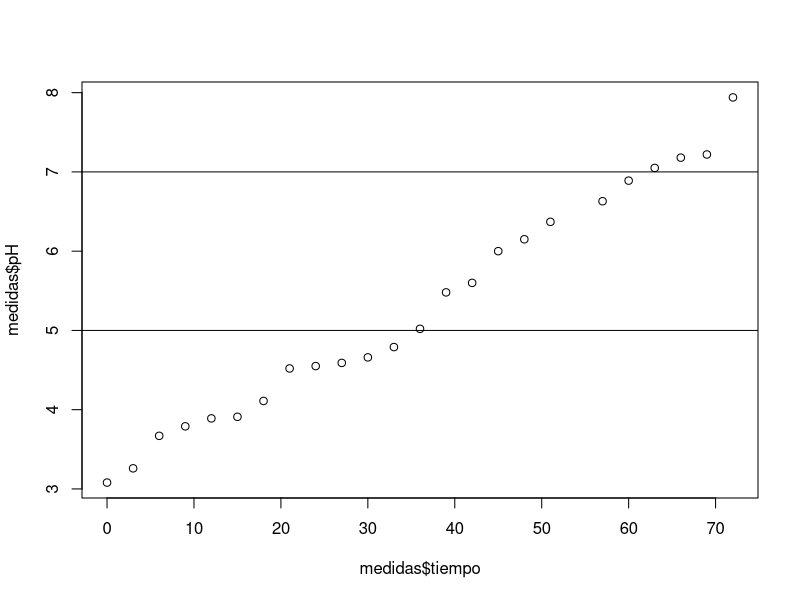

Reproduce this figure in R.
#Ejercicio 1

X1 <- c(rep(3,40), rep(6,35), rep(18,45))
X1

sum1 <- sum(X1)
sum1

X2 <- X1[-c(13, 101, 35, 48, 87, 113, 72, 96)] 
X2

sum2 <- sum(X2)
sum2

X3 <- X2[1:50] 
X3

sum(X3==6)

V.rms <- sqrt(sum(X3^2)/(length(X3))) 
V.rms

#Ejercicio 2

X <- seq(0,pi,by=pi/16) 
X

length(X)

sum.X <- sum(X) 
sum.X

sin.X <- sin(X) 
sin.X

max.sin.X <- max(sin.X) 
max.sin.X

which(sin.X==max.sin.X)


Y <- X[-c(4,9,14)] 
Y

Z <- sum(sin(X))-sum(cos(Y))
Z

# Ejercicio 3

mes <- c("Enero","Febrero","Marzo","Abril","Mayo","Junio","Julio","Agosto","Septiembre","Octubre","Noviembre","Diciembre"); mes

valor <- c(23, 33, 25, 45, 10, 28, 39, 27, 15, 38, 34, 29); valor
facturas <- data.frame (mes,valor)

sum(facturas$valor)

val.min <- min(facturas$valor)

val.min

facturas$mes[facturas$valor==val.min]

val.max <- max(facturas$valor)
val.max

facturas$mes[facturas$valor==val.max]

val.prom <- mean(facturas$valor)
val.prom

facturas$mes[facturas$valor>=val.prom]

#Ejercicio 4

tiempo <- seq(from=0, by=3, length.out = 25)
tiempo

pH <- c(3.08, 3.26, 3.67, 3.79, 3.89, 3.91, 4.11, 4.52, 4.55, 4.59, 4.66, 4.79, 5.02, 5.48, 5.60, 6.00, 6.15, 6.37, 16.38, 6.63, 6.89, 7.05, 7.18, 7.22, 7.94); pH


medidas <- data.frame (tiempo,pH)
medidas$tiempo[medidas$pH>14]

medidas$pH[medidas$pH>14]=NA
medidas

mean(medidas$pH, na.rm=T)

acidez <- rep("NA", 25)
acidez[medidas$pH<=5]="Acido"
acidez[medidas$pH>5 & medidas$pH<=7]="Normal"
acidez[medidas$pH>7]="Alcalino"
medidas <- cbind(medidas,acidez)
medidas

sum(medidas$acidez=="Acido")

sum(medidas$acidez=="Normal")

sum(medidas$acidez=="Alcalino")

mean(medidas$pH[medidas$acidez=="Acido"])

mean(medidas$pH[medidas$acidez=="Normal"])

mean(medidas$pH[medidas$acidez=="Alcalino"])

plot(medidas$tiempo,medidas$pH); abline(h=c(5,7))
